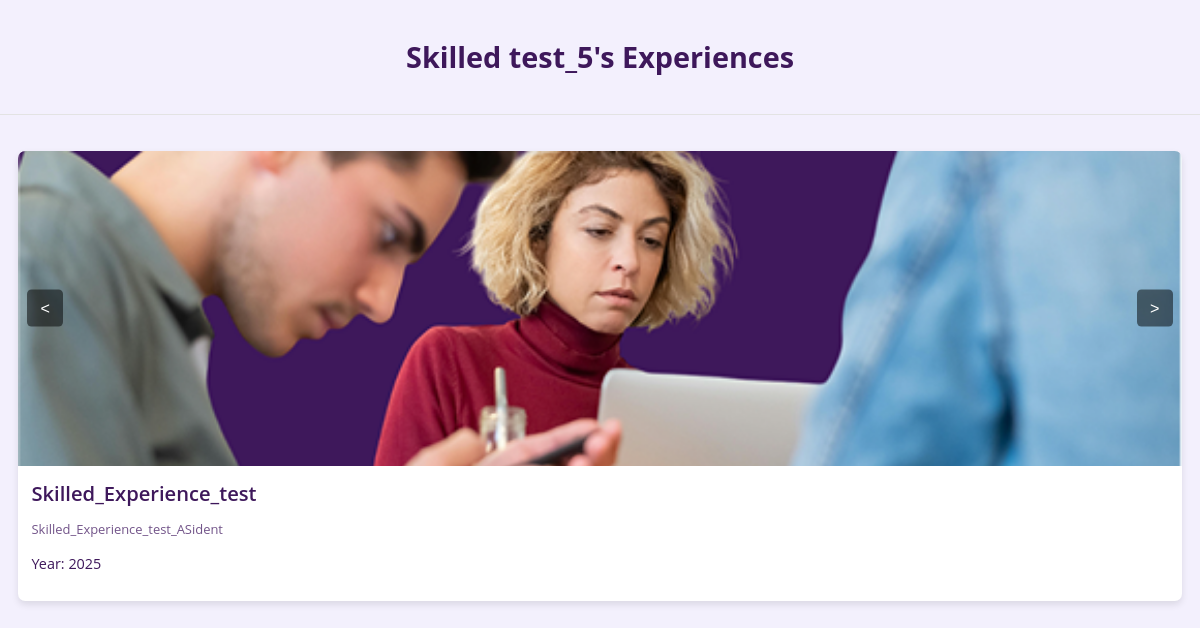
The page /experiences.php?id=8 on the database its author committed.
### tables this page shows
CREATE TABLE Utilisateur (
    id_utilisateur INT AUTO_INCREMENT PRIMARY KEY,
    email VARCHAR(255) NOT NULL UNIQUE,
    nom VARCHAR(100) NOT NULL,
    prenom VARCHAR(100) NOT NULL,
    mot_de_passe VARCHAR(255) NOT NULL,
    role ENUM('client', 'prestataire', 'admin') NOT NULL
);

CREATE TABLE Media_experience (
    id_media INT AUTO_INCREMENT PRIMARY KEY,
    id_experience INT NOT NULL,
    type_contenu ENUM('image', 'video') NOT NULL,
    chemin_fichier TEXT NOT NULL,
    description_media TEXT,
    FOREIGN KEY (id_experience) REFERENCES Experience_prestataire(id_experience)
);

CREATE TABLE Experience_prestataire (
    id_experience INT AUTO_INCREMENT PRIMARY KEY,
    id_prestataire INT NOT NULL,
    titre_experience VARCHAR(255) NOT NULL,
    description TEXT NOT NULL,
    date_project YEAR,
    FOREIGN KEY (id_prestataire) REFERENCES Prestataire(id_prestataire)
);

### experiences.php (the view, shortened to what this page needs)
<?php
require 'config.php';
$id_prestataire = null;
$artisan_name = '';
if (isset($_GET['id'])) {
    $id_prestataire = (int) $_GET['id'];
    $stmt = $pdo->prepare("SELECT * FROM Experience_prestataire WHERE id_prestataire = ? ORDER BY date_project DESC");
    $stmt->execute([$id_prestataire]);
    $experiences = $stmt->fetchAll(PDO::FETCH_ASSOC);
    $stmt_artisan = $pdo->prepare("SELECT u.nom, u.prenom FROM Prestataire p JOIN Utilisateur u ON p.id_utilisateur = u.id_utilisateur WHERE p.id_prestataire = ?");
    $stmt_artisan->execute([$id_prestataire]);
    $artisan_info = $stmt_artisan->fetch(PDO::FETCH_ASSOC);
    if ($artisan_info) {
        $artisan_name = htmlspecialchars($artisan_info['prenom'] . ' ' . $artisan_info['nom']);
    }
} else {
    $stmt = $pdo->prepare("SELECT * FROM Experience_prestataire ORDER BY date_project DESC");
    $stmt->execute();
    $experiences = $stmt->fetchAll(PDO::FETCH_ASSOC);
}
foreach ($experiences as &$experience) {
    $stmt = $pdo->prepare("SELECT chemin_fichier, type_contenu FROM Media_experience WHERE id_experience = ? ORDER BY id_media ASC");
    $stmt->execute([$experience['id_experience']]);
    $experience['media'] = $stmt->fetchAll(PDO::FETCH_ASSOC);
}
?>
<!DOCTYPE html>
<html lang="en">
<head>
    <link rel="stylesheet" href="experiences.css">
    <link rel="stylesheet" href="artisan.css">
</head>
<body>
    <header>
        <h1><?= $id_prestataire ? $artisan_name . "'s Experiences" : "Our Experiences" ?></h1>
    </header>
    <main class="experiences-container">
        <?php if (empty($experiences)): ?>
            <p>No experiences to display yet.</p>
        <?php else: ?>
            <?php foreach ($experiences as $experience): ?>
                <div class="experience-card">
                    <div class="slider-container">
                        <div class="slider-images">
                            <?php if (!empty($experience['media'])): ?>
                                <?php foreach ($experience['media'] as $media): ?>
                                    <?php if ($media['type_contenu'] === 'image'): ?>
                                        <img src="<?= htmlspecialchars($media['chemin_fichier']) ?>" alt="Experience Image">
                                    <?php elseif ($media['type_contenu'] === 'video'): ?>
                                        <video src="<?= htmlspecialchars($media['chemin_fichier']) ?>" controls></video>
                                    <?php endif; ?>
                                <?php endforeach; ?>
                            <?php else: ?>
                                <img src="img/no_image_available.png" alt="No Image Available">
                            <?php endif; ?>
                        </div>
                        <?php if (count($experience['media']) > 1): ?>
                            <button class="prev-btn"><</button>
                            <button class="next-btn">></button>
                        <?php endif; ?>
                    </div>
                    <div class="experience-details">
                        <h2 class="experience-title"><?= htmlspecialchars($experience['titre_experience']) ?></h2>
                        <p class="experience-description"><?= htmlspecialchars($experience['description']) ?></p>
                        <p class="experience-year">Year: <?= htmlspecialchars($experience['date_project']) ?></p>
                    </div>
                </div>
            <?php endforeach; ?>
        <?php endif; ?>
    </main>
</body>
</html>

### experiences.css (style rules this page uses)
body { font-family: "Poppins", sans-serif; margin: 0; padding: 0; background-color: #F3F0FD; color: #3E185B; }
header { background-color: #F3F0FD; color: #3E185B; padding: 20px 0; text-align: center; margin-bottom: 20px; border-bottom: 1px solid #E3E3E3; }
.experiences-container { display: grid; grid-template-columns: repeat(auto-fit, minmax(35vw, 1fr)); gap: 20px; padding: 20px; max-width: 100%; margin: 0 auto; }
.experience-card { background-color: white; border-radius: 8px; box-shadow: 0 4px 8px rgba(0, 0, 0, 0.1); overflow: hidden; display: flex; flex-direction: column; transition: transform 0.2s; }
.slider-container { position: relative; width: 100%; height: 350px; overflow: hidden; }
.slider-images { display: flex; width: 100%; height: 100%; transition: transform 0.5s ease-in-out; }
.slider-images img { width: 100%; height: 100%; object-fit: cover; flex-shrink: 0; }
.prev-btn, .next-btn { position: absolute; top: 50%; transform: translateY(-50%); background-color: rgba(0, 0, 0, 0.5); color: white; border: none; padding: 10px 15px; cursor: pointer; font-size: 18px; z-index: 10; border-radius: 5px; }
.prev-btn { left: 10px; }
.next-btn { right: 10px; }
.experience-details { padding: 15px; }
.experience-title { font-size: 1.4em; margin-top: 0; margin-bottom: 10px; color: #3E185B; font-weight: 600; }
.experience-description { font-size: 0.9em; line-height: 1.5; color: #725489; font-family: "Open Sans", sans-serif; }
@media (min-width: 768px) { .experiences-container { grid-template-columns: repeat(auto-fit, minmax(35vw, 1fr)); } }

### artisan.css (style rules this page uses)
body { margin: 0; font-family: 'Open Sans', sans-serif; zoom: 0.9; }

### rows shown on the page
utilisateur: artisan_name "Skilled test_5"
experience_prestataire: titre_experience "Skilled_Experience_test", description "Skilled_Experience_test_ASident", date_project "2025"
media_experience: chemin_fichier (picture)
